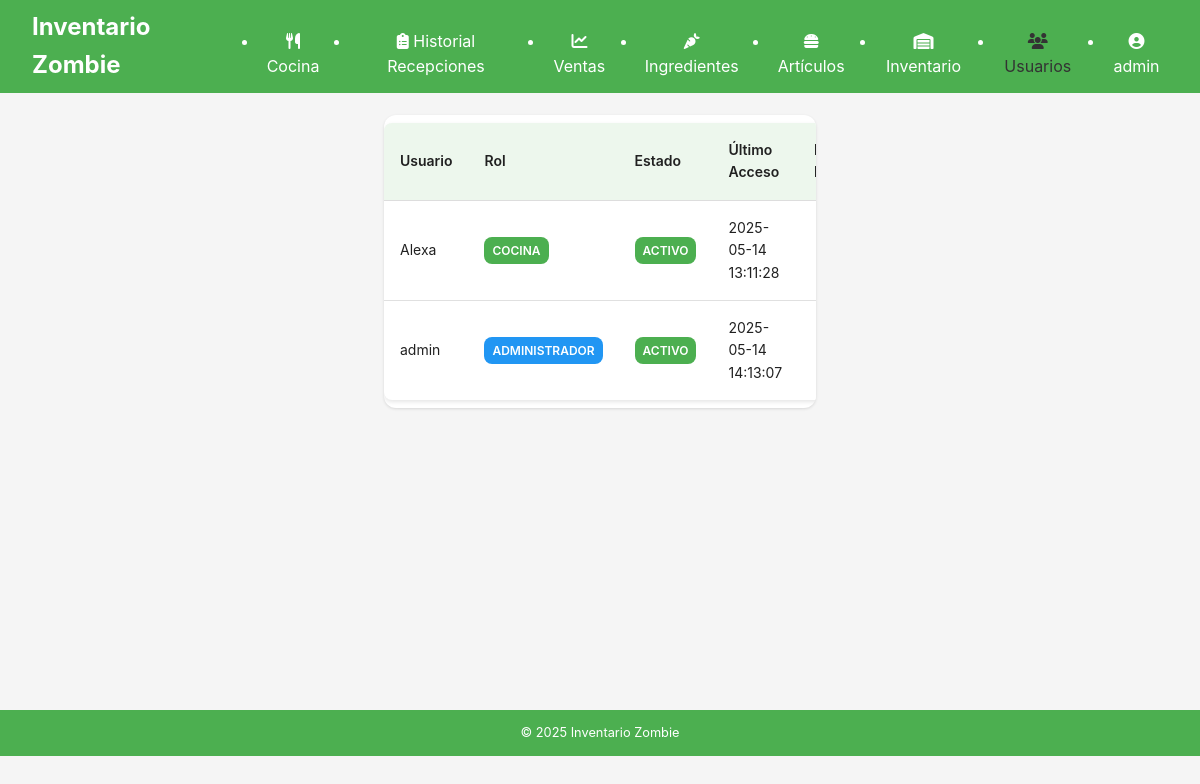
/auth/usuarios (signed in), run on an earlier commit of the app's database.
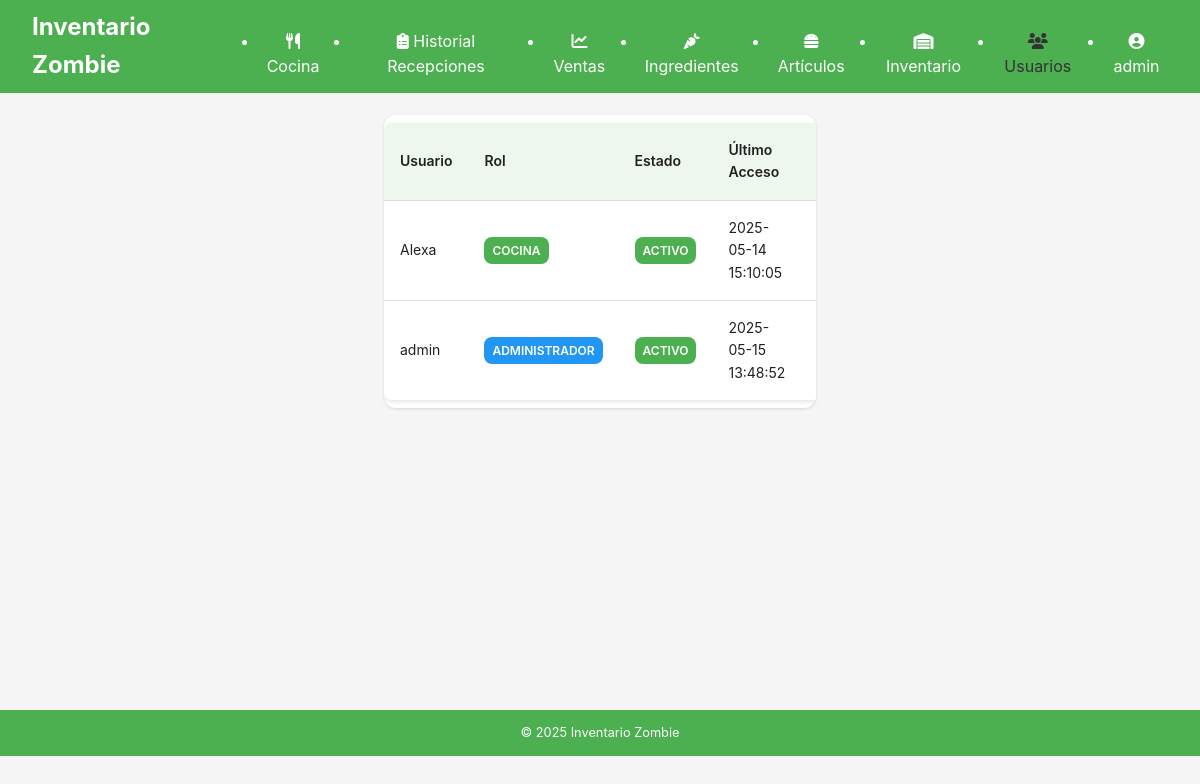
And on a later commit of the database.
### tables this page shows
CREATE TABLE Usuarios (
        id INTEGER PRIMARY KEY AUTOINCREMENT,
        nombre TEXT NOT NULL UNIQUE,
        contrasena_hash TEXT NOT NULL,
        pin TEXT,
        rol TEXT NOT NULL,
        activo BOOLEAN NOT NULL DEFAULT 1,
        fecha_creacion TEXT NOT NULL,
        ultimo_acceso TEXT,
        intentos_fallidos INTEGER DEFAULT 0
    );

### routes/auth.py (the view)
@auth_bp.route('/usuarios')
@login_required
@admin_required
def lista_usuarios():
    conn = get_db_connection()
    usuarios = conn.execute('SELECT * FROM Usuarios ORDER BY nombre').fetchall()
    conn.close()
    return render_template('auth/usuarios.html', usuarios=usuarios)

### app.py (called while the page is built)
@login_manager.user_loader
def load_user(user_id):
    from routes.auth import User
    return User.get_by_id(user_id)

@app.template_global()
def now():
    return datetime.datetime.now()

@app.after_request
def add_cors_headers(response):
    response.headers.add('Access-Control-Allow-Origin', '*')
    response.headers.add('Access-Control-Allow-Headers', 'Content-Type,Authorization')
    response.headers.add('Access-Control-Allow-Methods', 'GET,PUT,POST,DELETE,OPTIONS')
    return response

### database.py (called while the page is built)
def get_db_connection():
    try:
        from flask import current_app
        db_path = current_app.config['DATABASE']
    except RuntimeError:
        import os
        root_dir = os.path.dirname(os.path.dirname(os.path.abspath(__file__)))
        db_path = os.path.join(root_dir, 'instance', 'inventario_zombie.sqlite')
        print(f"Connecting to database at: {db_path}")
    conn = sqlite3.connect(db_path, detect_types=sqlite3.PARSE_DECLTYPES)
    conn.row_factory = sqlite3.Row
    return conn

### routes/auth.py (called while the page is built)
def admin_required(view):
    @functools.wraps(view)
    def wrapped_view(*args, **kwargs):
        if not current_user.is_authenticated or current_user.rol != 'admin':
            flash('No tiene permisos para acceder a esta página.', 'error')
            return redirect(url_for('auth.access_denied'))
        return view(*args, **kwargs)
    return wrapped_view

    @staticmethod
    def get_by_id(user_id):
        conn = get_db_connection()
        user = conn.execute('SELECT * FROM Usuarios WHERE id = ?', (user_id,)).fetchone()
        conn.close()
        if user:
            return User(
                id=user['id'],
                nombre=user['nombre'],
                rol=user['rol'],
                activo=user['activo']
            )
        return None

### templates/auth/usuarios.html (shortened to what this page needs)
{% extends "layout.html" %}
{% block content %}
<div class="users-container">
    <div class="users-header">
        <h2>Gestión de Usuarios</h2>
        <a href="{{ url_for('auth.nuevo_usuario') }}" class="btn btn-new">
        </a>
    </div>
    <div class="users-table-container">
        <table class="users-table">
            <thead>
                <tr>
                    <th>Usuario</th>
                    <th>Rol</th>
                    <th>Estado</th>
                    <th>Último Acceso</th>
                    <th>Intentos Fallidos</th>
                </tr>
            </thead>
            <tbody>
                {% for usuario in usuarios %}
                <tr>
                    <td data-label="Usuario">{{ usuario.nombre }}</td>
                    <td data-label="Rol">
                        {% if usuario.rol == 'admin' %}
                        <span class="badge badge-admin">Administrador</span>
                        {% else %}
                        <span class="badge badge-cocina">Cocina</span>
                        {% endif %}
                    </td>
                    <td data-label="Estado">
                        {% if usuario.activo %}
                        <span class="badge" style="background-color: var(--success-color); color: white;">Activo</span>
                        {% else %}
                        <span class="badge badge-inactive">Inactivo</span>
                        {% endif %}
                    </td>
                    <td data-label="Último Acceso">{{ usuario.ultimo_acceso if usuario.ultimo_acceso else 'Nunca' }}</td>
                    <td data-label="Intentos Fallidos" class="login-attempts">
                    </td>
                </tr>
                {% endfor %}
            </tbody>
        </table>
    </div>
</div>
{% endblock %}

### templates/layout.html (shortened to what this page needs)
<!DOCTYPE html>
<html lang="es">
<head>
    <link rel="stylesheet" href="{{ url_for('static', filename='css/main.css') }}">
    <link rel="stylesheet" href="https://cdnjs.cloudflare.com/ajax/libs/font-awesome/6.1.1/css/all.min.css">
</head>
<body>
    <header>
        <nav>
            <div class="logo">
                <a href="{{ url_for('index') }}">Inventario Zombie</a>
            </div>
            <ul class="nav-links">
                {% if current_user.is_authenticated %}
                    {% if current_user.rol == 'admin' %}
                        <li><a href="{{ url_for('recepciones_web.formulario') }}"><i class="fas fa-utensils"></i> Cocina</a></li>
                        <li><a href="{{ url_for('recepciones_web.historial') }}"><i class="fas fa-clipboard-list"></i> Historial Recepciones</a></li>
                        <li><a href="{{ url_for('ventas_web.lista') }}"><i class="fas fa-chart-line"></i> Ventas</a></li>
                        <li><a href="{{ url_for('ingredientes_web.index') }}"><i class="fas fa-carrot"></i> Ingredientes</a></li>
                        <li><a href="{{ url_for('articulos_web.index') }}"><i class="fas fa-hamburger"></i> Artículos</a></li>
                        <li><a href="{{ url_for('inventario_web.dashboard') }}"><i class="fas fa-warehouse"></i> Inventario</a></li>
                        <li><a href="{{ url_for('auth.lista_usuarios') }}"><i class="fas fa-users"></i> Usuarios</a></li>
                    {% elif current_user.rol == 'cocina' %}
                        <li><a href="{{ url_for('recepciones_web.formulario') }}"><i class="fas fa-utensils"></i> Recepción</a></li>
                        <li><a href="{{ url_for('recepciones_web.historial') }}"><i class="fas fa-clipboard-list"></i> Historial</a></li>
                    {% endif %}
                    <li class="user-menu">
                        <a href="#"><i class="fas fa-user-circle"></i> {{ current_user.nombre }}</a>
                    </li>
                {% else %}
                    <li><a href="{{ url_for('auth.login') }}"><i class="fas fa-sign-in-alt"></i> Iniciar Sesión</a></li>
                {% endif %}
            </ul>
        </nav>
    </header>
    <main class="container">
        {% block content %}{% endblock %}
    </main>
    <footer>
        <p>&copy; {{ now().year }} Inventario Zombie</p>
    </footer>
</body>
</html>

### static/css/main.css (style rules this page uses)
:root { --primary-color: #2c3e50; --secondary-color: #3498db; --accent-color: #e74c3c; --background-color: #ecf0f1; --text-color: #333; --light-text: #fff; --success-color: #2ecc71; --warning-color: #f39c12; --error-color: #e74c3c; --info-color: #3498db; }
* { margin: 0; padding: 0; box-sizing: border-box; }
body { font-family: 'Segoe UI', Tahoma, Geneva, Verdana, sans-serif; line-height: 1.6; color: var(--text-color); background-color: var(--background-color); }
.container { width: 95%; margin: 0 auto; padding: 10px; }
header { background-color: var(--primary-color); color: var(--light-text); padding: 0.5rem 0; position: fixed; top: 0; width: 100%; z-index: 1000; }
nav { display: flex; justify-content: space-between; align-items: center; padding: 0 1rem; }
.logo a { color: var(--light-text); text-decoration: none; font-size: 1.2rem; font-weight: bold; }
.nav-links { position: fixed; top: 0; right: -100%; width: 70%; height: 100vh; background-color: var(--primary-color); flex-direction: column; justify-content: flex-start; align-items: center; padding-top: 60px; transition: right 0.3s ease; z-index: 900; }
.nav-links li { margin: 1rem 0; width: 100%; text-align: center; }
.nav-links a { color: var(--light-text); text-decoration: none; font-size: 1.1rem; display: block; padding: 0.5rem 0; transition: background-color 0.3s; }
.nav-links a:hover, .nav-links a.active { background-color: var(--secondary-color); }
main { margin-top: 60px; min-height: calc(100vh - 110px); padding: 1rem 0; }
.btn { display: inline-block; background-color: var(--secondary-color); color: var(--light-text); padding: 0.5rem 1rem; border-radius: 4px; text-decoration: none; margin-top: 0.5rem; transition: background-color 0.3s; text-align: center; border: none; cursor: pointer; font-size: 0.9rem; }
table { width: 100%; border-collapse: collapse; margin: 0.5rem 0; background-color: white; border-radius: 8px; overflow: hidden; box-shadow: 0 2px 4px rgba(0, 0, 0, 0.1); }
th, td { padding: 0.7rem; text-align: left; border-bottom: 1px solid #ddd; font-size: 0.9rem; }
th { background-color: var(--primary-color); color: var(--light-text); }
footer { background-color: var(--primary-color); color: var(--light-text); text-align: center; padding: 0.8rem 0; font-size: 0.8rem; }
@media screen and (min-width: 768px) { .container { width: 90%; padding: 20px; } }
@media screen and (min-width: 768px) { nav { padding: 0 2rem; } }
@media screen and (min-width: 768px) { .logo a { font-size: 1.5rem; } }
@media screen and (min-width: 768px) { .nav-links { position: static; width: auto; height: auto; background-color: transparent; display: flex; flex-direction: row; padding-top: 0; } }
@media screen and (min-width: 768px) { .nav-links li { margin-left: 1.5rem; margin-bottom: 0; width: auto; } }
@media screen and (min-width: 768px) { .nav-links a { font-size: 1rem; padding: 0; } }
@media screen and (min-width: 768px) { .nav-links a:hover, .nav-links a.active { background-color: transparent; color: var(--secondary-color); } }
@media screen and (min-width: 768px) { main { margin-top: 70px; padding: 2rem 0; } }
@media screen and (min-width: 768px) { th, td { padding: 1rem; font-size: 1rem; } }

### templates/layout.html (style rules this page uses)
.user-menu { position: relative; }

What changed in the data, as far as the page shows it:
changed Usuarios "admin": ultimo_acceso "2025-05-14 14:13:07" → "2025-05-15 13:48:52"
changed Usuarios "Alexa": ultimo_acceso "2025-05-14 13:11:28" → "2025-05-14 15:10:05"
